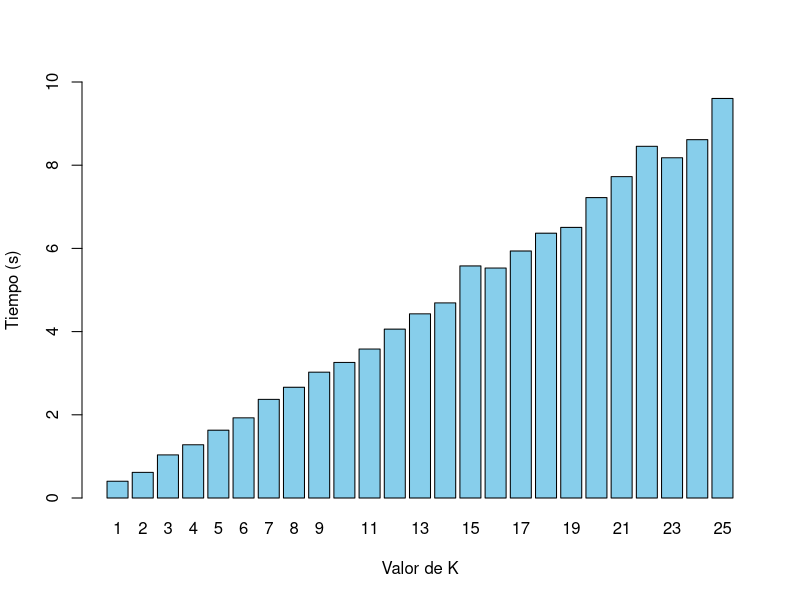

Write the R code that produced this figure.
a <- c(403,616,1036,1280,1630,1927,2371,2662,3025,3259,3581,4059,4427,4690,5579,5528,5938,6365,6505,7221,7725,8454,8179,8614,9604)
barplot(a/1000, xlab = "Valor de K",
        ylab = "Tiempo (s)",
        ylim=c(0,10),
        names.arg = c("1", "2", "3", "4", "5", "6", "7", "8", "9", "10", "11", "12", "13", "14", "15", "16", "17", "18", "19", "20", "21", "22", "23","24", "25"),
        col="skyblue")
